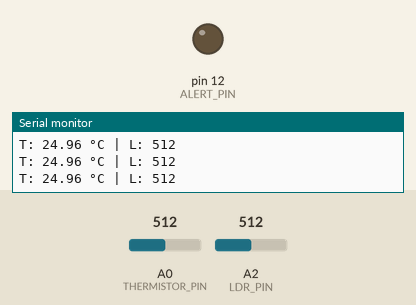
Recording of a sketch running on a simulated Arduino Uno, built with avr-gcc and run on an emulated ATmega328P. Shown: output pins drawn as LEDs (lit = HIGH), the last lines printed to the serial monitor. Dashed ring = blinking. The inputs (shaded band) are chosen by the test bench; at power-on: A0 (THERMISTOR_PIN) = 512, A2 (LDR_PIN) = 512.

Above: at 1.2 s.
1.3 s: A0 (THERMISTOR_PIN) set to 740
4.3 s: A0 (THERMISTOR_PIN) set to 772
At 4.58 s:
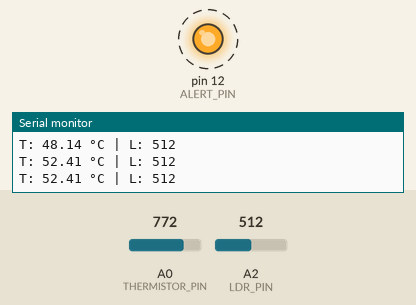
7.3 s: A2 (LDR_PIN) set to 238
10.3 s: A2 (LDR_PIN) set to 206
At 10.3 s:
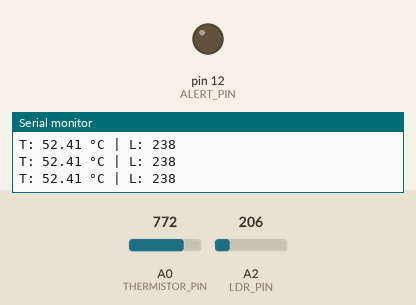
13.3 s: A2 (LDR_PIN) set to 230
At 13.58 s:
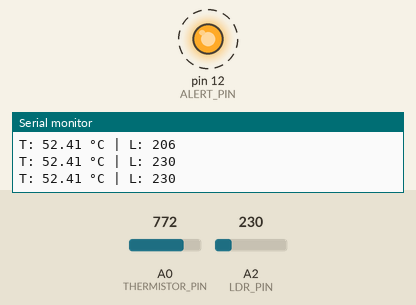
16.3 s: A2 (LDR_PIN) set to 0
Timing chart, 0 to 18.8 s (numbered marks = the images above; inputs shaded):
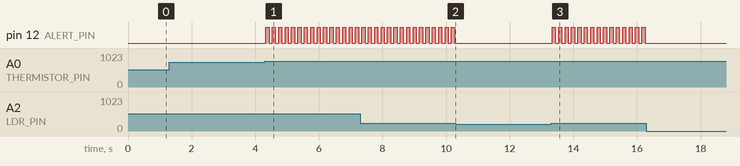

Measured:
- the behaviour switches between 754 and 755 on A0 (THERMISTOR_PIN) (found by bisection; images 0 and 1)
- the behaviour switches between 220 and 219 on A2 (LDR_PIN) (found by bisection; images 1 and 2)
- after the input at 4.3 s, pin 12 (ALERT_PIN): alternates HIGH for 0.10 s and LOW for 0.10 s, starting at once
- after the input at 10.3 s, pin 12 (ALERT_PIN): stops changing and stays LOW
- after the input at 13.3 s, pin 12 (ALERT_PIN): alternates HIGH for 0.10 s and LOW for 0.10 s, starting at once
- after the input at 16.3 s, pin 12 (ALERT_PIN): stops changing and stays LOW

The sketch:

fire_sensor_simulation.ino
```cpp
#define THERMISTOR_PIN A0
#define LDR_PIN A2
#define ALERT_PIN 12

const int TEMP_THRESHOLD = 50;
const int LIGHT_THRESHOLD = 220;

const float SERIES_RESISTOR = 10000;
const float BETA = 3950.0;
const float ROOM_TEMP = 298.15;

void setup() {
  pinMode(ALERT_PIN, OUTPUT);
  Serial.begin(9600);
}

int getLight() {
  return analogRead(LDR_PIN);
}

float getTemp() {
  int adc = analogRead(THERMISTOR_PIN);
  float t = BETA / (log((1025.0 * SERIES_RESISTOR / adc - SERIES_RESISTOR)/ SERIES_RESISTOR) + BETA /ROOM_TEMP);
  return t - 273.15;
}

void loop() {
  float temp = getTemp();
  int light = getLight();

  Serial.print("T: "); Serial.print(temp);
  Serial.print(" °C | L: "); Serial.println(light);

  if (temp >= TEMP_THRESHOLD && light >= LIGHT_THRESHOLD) {
    digitalWrite(ALERT_PIN, HIGH);
    delay(100);
    digitalWrite(ALERT_PIN, LOW);
    delay(100);
  } else {
    digitalWrite(ALERT_PIN, LOW);
  }
}
```
